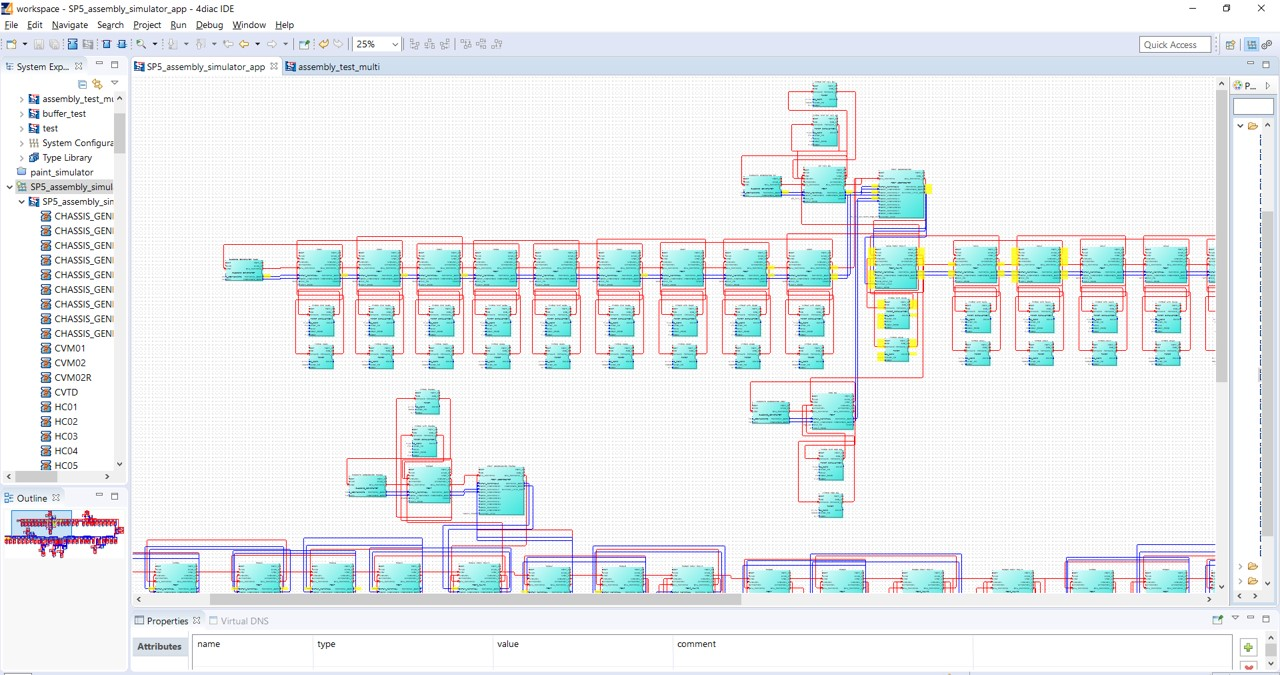
#> input picture resources/images/4diacAssembly.jpg, 1280 x 675 px; its folder holds only this picture in this run
$ python -i monitoring.py   (imports and definitions only)
#> lines starting #> are read from the running program, lines starting #| are printed output that depends on the picture
import serial
from datetime import datetime
import matplotlib.pyplot as plt
import matplotlib.animation as animation
import numpy as np
import time
import os
import sys

from os import listdir
from os.path import isfile, join

#mypath = "monitoring"
mypath = os.path.join('monitoring','')
# [1 line not run here, left out]

# [1 line that did not run here, left out]

# [1 line not run here, left out]

fb_names = []
alg_names = []

## Check all files
# [14 lines not run here, left out]

## Graphs for how many alerts in a row
name_hist = "Health Monitoring"
hist_alg = 0
reps = 5
# [1 line not run here, left out]

## Graphs showing number of input and output events per fb
name_events = "Events"
# [1 line not run here, left out]

## max samples to plot
max_samples = 50


# [2 lines not run here, left out]

# [1 line that did not run here, left out]

def animate(i):
    for x in np.arange(len(fb_names)):
        for y in np.arange(len(alg_names)):

            if (alg_names[y] is name_events):

                f = open(mypath + "{0}.txt".format(fb_names[x]), "r").read()
                lines = f.split('\n')
                events = np.array([])

                if len(lines) < reps: continue

                ## if at least the number of results is higher than reps
                if len(lines) > max_samples:
                    lines = lines[-max_samples:]

                for line in lines[-max_samples:]:

                    if line == "": continue

                    data = line.split(',')
                    if len(events) == 0:
                        events = data
                    else:
                        events = np.vstack((events,data))

                if len(fb_names) == 1:
                    axs[y].clear()
                    axs[y].set_title('{0}'.format(fb_names[x]))
                    axs[y].plot(events[:,0])
                    axs[y].plot(events[:,1])
                    axs[y].legend(("Input","Output"),loc='lower left')

                    ## Write the label for the algorithm
                    if x == 0:
                        axs[y].set_ylabel(alg_names[y])
                else:
                    axs[y, x].clear()
                    axs[y, x].set_title('{0}'.format(fb_names[x]))
                    axs[y, x].plot(events[:, 0])
                    axs[y, x].plot(events[:, 1])
                    axs[y, x].legend(("Input", "Output"), loc='lower left')
                    axs[y, x].set_ylim(bottom=0)

                    ## Write the label for the algorithm
                    if x == 0:
                        axs[y, x].set_ylabel(alg_names[y])

            elif (alg_names[y] is name_hist):

                f = open(mypath + "{0}__{1}.txt".format(fb_names[x], alg_names[hist_alg]), "r").read()
                lines = f.split('\n')
                label = []

                if len(lines) < reps: continue

                ## if at least the number of results is higher than reps
                if len(lines) > max_samples:
                    lines = lines[-max_samples:]

                for line in lines[-max_samples:]:
                    if line == "": continue

                    label.append(line.split(',')[-1])

                label = np.array(label).astype(int)
                label = [i if i == -1 else 1 for i in label]

                if len(fb_names) == 1:
                    axs[y].clear()
                    axs[y].set_title('{0}'.format(fb_names[x]))
                    axs[y].set_ylim([-3,3])
                    #axs[y].set_xlim([0,4])
                    axs[y].plot(label)


                    ## Write the label for the algorithm
                    if x == 0:
                        axs[y].set_ylabel(alg_names[y])
                else:
                    axs[y, x].clear()
                    axs[y, x].set_title('{0}'.format(fb_names[x]))
                    axs[y, x].set_ylim([-3, 3])
                    #axs[y, x].set_xlim([0, 4])
                    axs[y, x].plot(label)

                    ## Write the label for the algorithm
                    if x == 0:
                        axs[y, x].set_ylabel(alg_names[y])

            else:
                f = open(mypath + "{0}__{1}.txt".format(fb_names[x],alg_names[y]), "r").read()
                lines = f.split('\n')
                xs = np.array([])
                label = []

                if len(lines) < reps: continue

                if len(lines) > max_samples: lines = lines[-max_samples:]

                for line in lines[-max_samples:]:
                    if line == "":
                        continue

                    data = line.split(',')
                    if len(xs) == 0:
                        xs = data[0:-1]
                    else:
                        xs = np.vstack((xs,data[0:-1]))

                    label.append(data[-1])

                if len(xs) == 0: continue

                color = ['red' if l == "-1" else 'green' for l in label]

                if len(alg_names) == 1:
                    axs[x].clear()
                    axs[x].set_title('{0}'.format(fb_names[x]))
                    axs[x].scatter(xs[:, 0], xs[:, 1], color=color)

                    ## Write the label for the algorithm
                    if x == 0:
                        axs[x].set_ylabel(alg_names[y])

                elif len(fb_names) == 1:
                    axs[y].clear()
                    axs[y].set_title('{0}'.format(fb_names[x]))
                    axs[y].scatter(xs[:, 0], xs[:, 1], color=color)

                    ## Write the label for the algorithm
                    if x == 0:
                        axs[y].set_ylabel(alg_names[y])
                else:
                    axs[y, x].clear()
                    axs[y, x].set_title('{0}'.format(fb_names[x]))
                    axs[y, x].scatter(xs[:, 0], xs[:, 1], color=color)

                    ## Write the label for the algorithm
                    if x == 0:
                        axs[y, x].set_ylabel(alg_names[y])

# [1 line not run here, left out]

# Set up plot to call animate() function periodically

# [1 line that did not run here, left out]
# [1 line not run here, left out]

>>> import cv2
>>> picture = cv2.imread('images/4diacAssembly.jpg', cv2.IMREAD_GRAYSCALE)
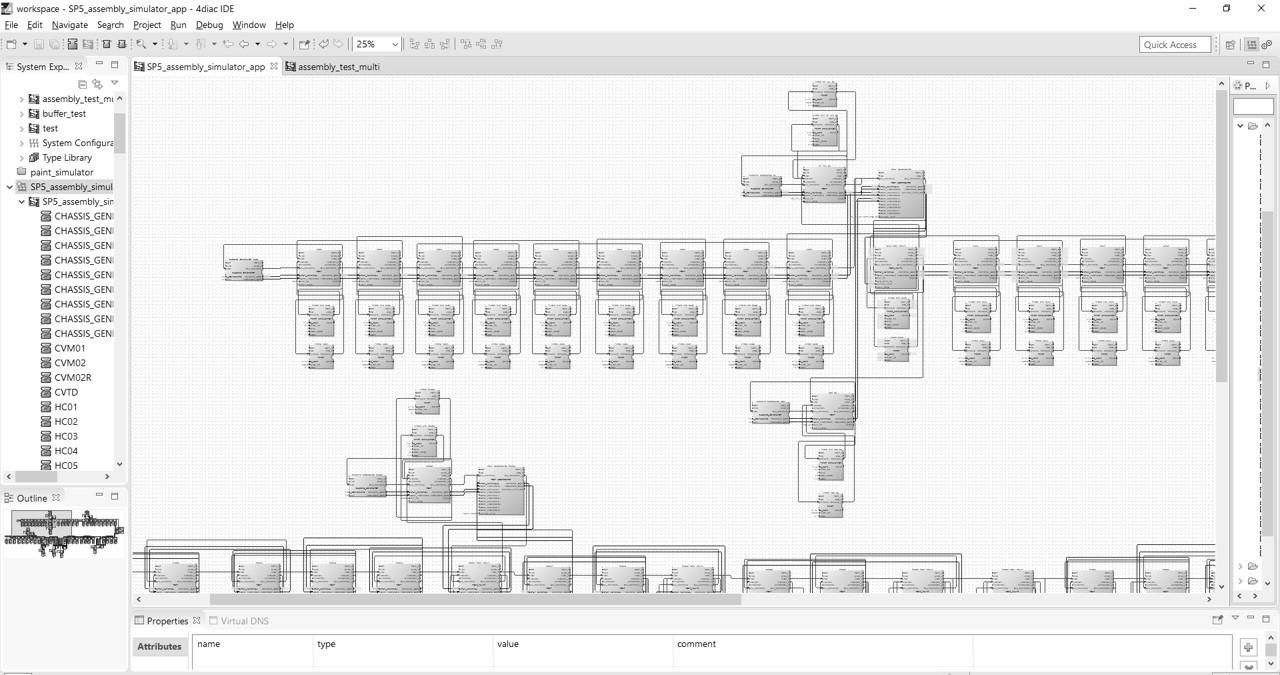
#> picture: shape (675, 1280); min 11, max 255, mean 236.8
>>> result = animate(picture)

$ run again, on resources/images/shopfloor1.jpg
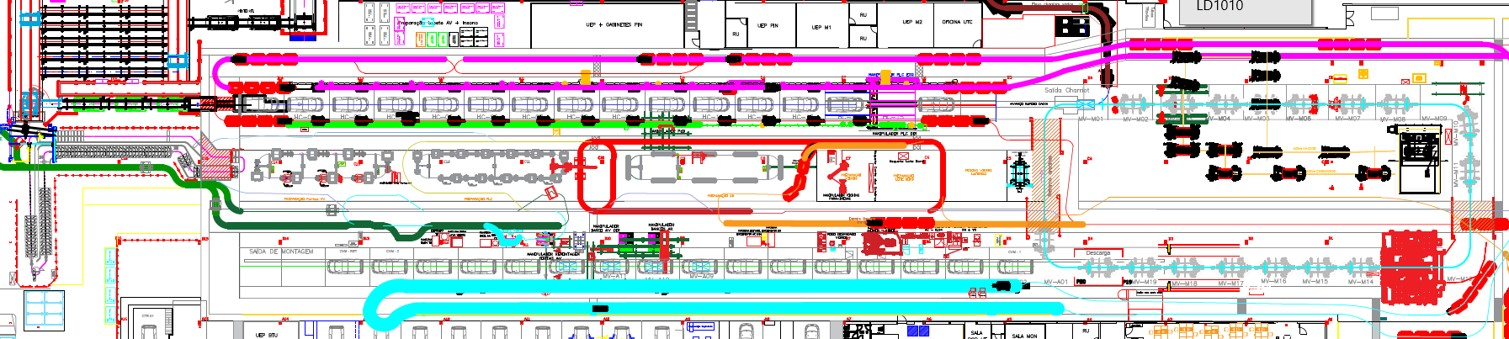
#> input picture resources/images/shopfloor1.jpg, 1509 x 339 px
#> `picture = cv2.imread('images/4diacAssembly.jpg', cv2.IMREAD_GRAYSCALE)`:
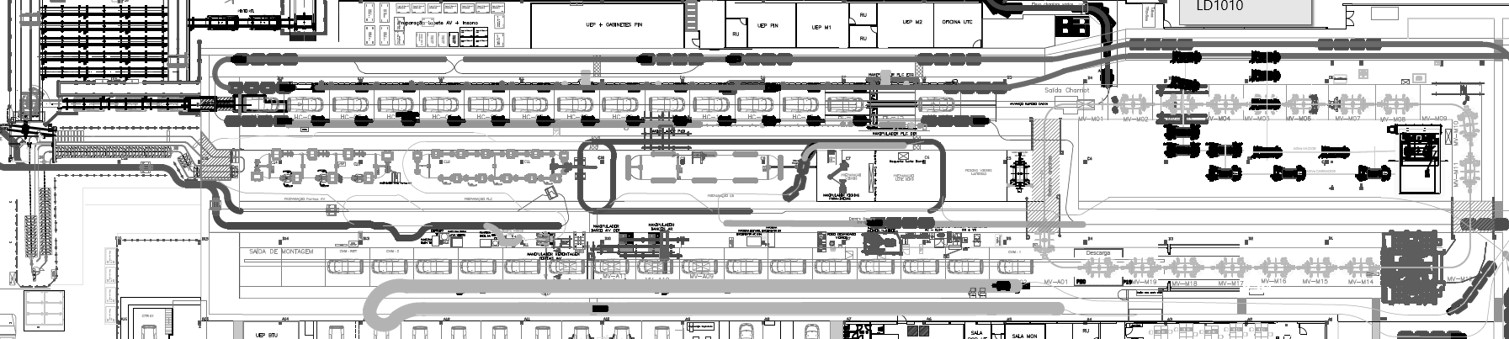
#> picture: shape (339, 1509); min 0, max 255, mean 205.1

$ run again, on resources/images/shopfloor2.jpg
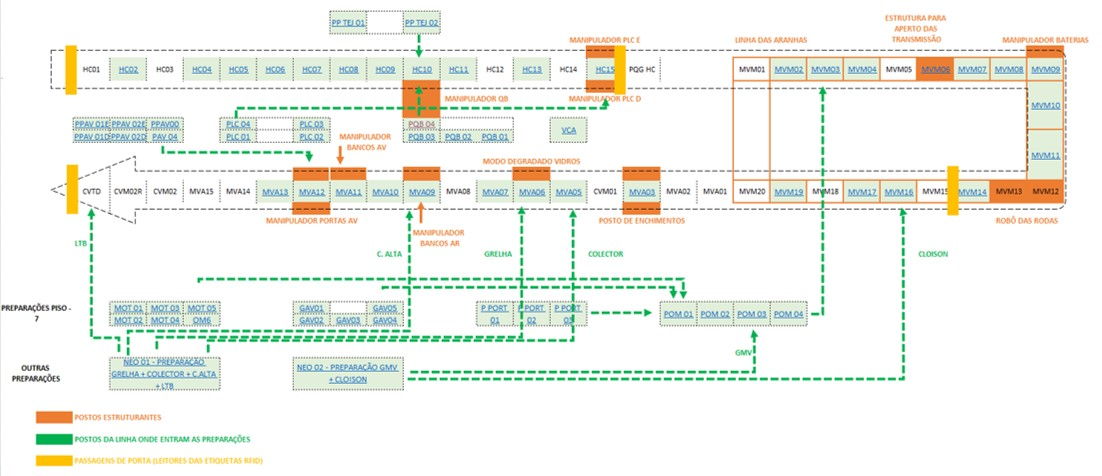
#> input picture resources/images/shopfloor2.jpg, 1102 x 476 px
#> `picture = cv2.imread('images/4diacAssembly.jpg', cv2.IMREAD_GRAYSCALE)`:
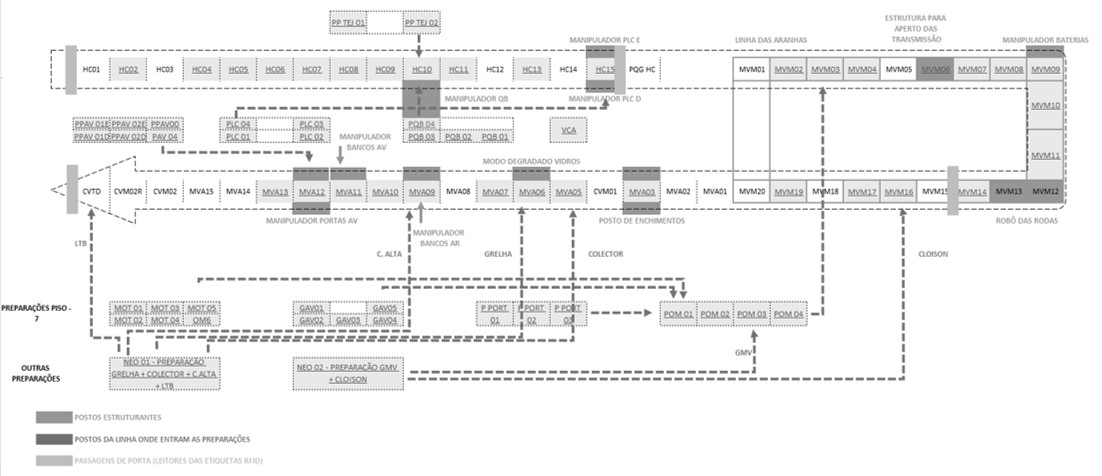
#> picture: shape (476, 1102); min 37, max 255, mean 242.6

$ run again, on resources/images/configuration_complete.png
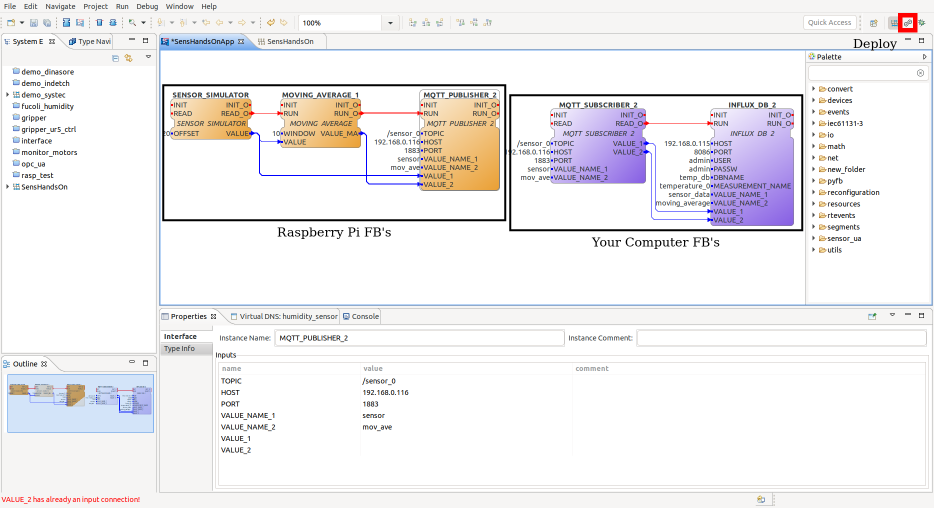
#> input picture resources/images/configuration_complete.png, 1870 x 1018 px (shown at 1/2 size)
#> `picture = cv2.imread('images/4diacAssembly.jpg', cv2.IMREAD_GRAYSCALE)`:
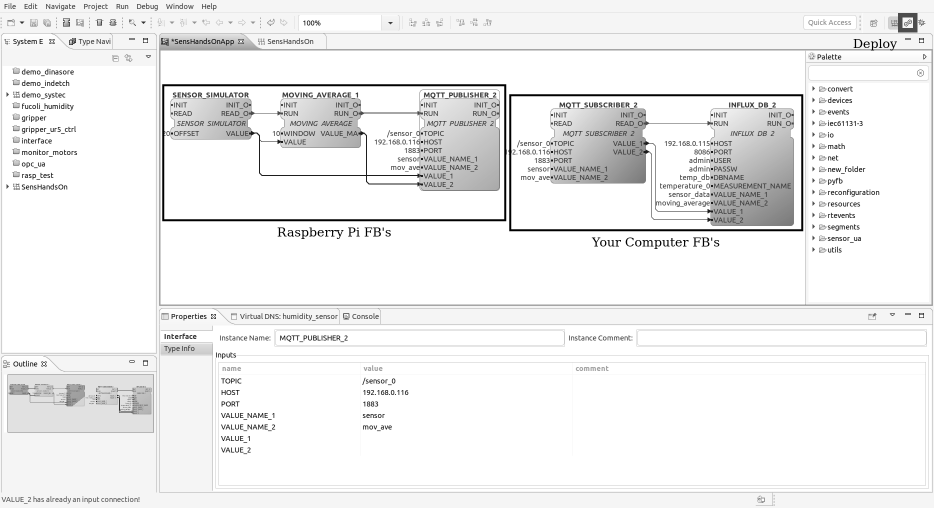
#> picture: shape (1018, 1870) (shown at 1/2 size); min 0, max 255, mean 239.7
